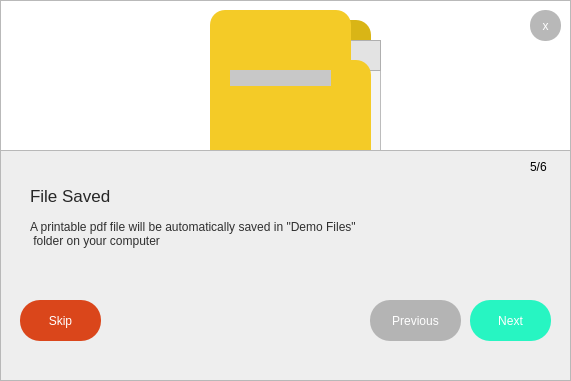
<?xml version="1.0" encoding="UTF-8"?>
<ui version="4.0">
 <class>Form</class>
 <widget class="QWidget" name="Form">
  <property name="geometry">
   <rect>
    <x>0</x>
    <y>0</y>
    <width>571</width>
    <height>381</height>
   </rect>
  </property>
  <property name="windowTitle">
   <string>Form</string>
  </property>
  <property name="styleSheet">
   <string notr="true">QWidget{
background-color: rgb(255, 255, 255);

}</string>
  </property>
  <widget class="QFrame" name="frame_5">
   <property name="geometry">
    <rect>
     <x>0</x>
     <y>150</y>
     <width>571</width>
     <height>231</height>
    </rect>
   </property>
   <property name="styleSheet">
    <string notr="true">QFrame{
background-color: rgb(238, 238, 238);
border-bottom-width: 1;
border-left-width: 1;
border-right-width: 1;
border-bottom-style: solid;
border-left-style: solid;
border-right-style: solid;
border-color: rgb(185, 185, 185);
}</string>
   </property>
   <property name="frameShape">
    <enum>QFrame::StyledPanel</enum>
   </property>
   <property name="frameShadow">
    <enum>QFrame::Raised</enum>
   </property>
   <widget class="QLabel" name="label_12">
    <property name="geometry">
     <rect>
      <x>30</x>
      <y>20</y>
      <width>241</width>
      <height>51</height>
     </rect>
    </property>
    <property name="font">
     <font>
      <family>Nirmala UI</family>
      <pointsize>13</pointsize>
      <weight>9</weight>
      <italic>false</italic>
      <bold>false</bold>
     </font>
    </property>
    <property name="styleSheet">
     <string notr="true">QLabel{
	border-left-color: rgb(238, 238, 238);
	
	border-right-color: rgb(238, 238, 238);
	border-bottom-color: rgb(238, 238, 238);
	font: 75 13pt &quot;Nirmala UI&quot;;
	color: rgb(39, 39, 39);
}</string>
    </property>
    <property name="text">
     <string>File Saved</string>
    </property>
    <property name="alignment">
     <set>Qt::AlignLeading|Qt::AlignLeft|Qt::AlignVCenter</set>
    </property>
   </widget>
   <widget class="QLabel" name="label_13">
    <property name="geometry">
     <rect>
      <x>30</x>
      <y>70</y>
      <width>531</width>
      <height>91</height>
     </rect>
    </property>
    <property name="layoutDirection">
     <enum>Qt::LeftToRight</enum>
    </property>
    <property name="styleSheet">
     <string notr="true">QLabel{
	
	border-left-color: rgb(238, 238, 238);
	
	border-right-color: rgb(238, 238, 238);
	border-bottom-color: rgb(238, 238, 238);
	font: 25 11pt &quot;Microsoft YaHei Light&quot;;
	
	color: rgb(47, 47, 47);
}</string>
    </property>
    <property name="text">
     <string>A printable pdf file will be automatically saved in &quot;Demo Files&quot;
 folder on your computer </string>
    </property>
    <property name="alignment">
     <set>Qt::AlignLeading|Qt::AlignLeft|Qt::AlignTop</set>
    </property>
   </widget>
   <widget class="QLabel" name="label_14">
    <property name="geometry">
     <rect>
      <x>530</x>
      <y>10</y>
      <width>41</width>
      <height>31</height>
     </rect>
    </property>
    <property name="layoutDirection">
     <enum>Qt::LeftToRight</enum>
    </property>
    <property name="styleSheet">
     <string notr="true">QLabel{
	border-left-color: rgb(238, 238, 238);
	
	border-bottom-color: rgb(238, 238, 238);
	
	font: 25 11pt &quot;Microsoft YaHei Light&quot;;
	
	
	color: rgb(0, 0, 0);
}</string>
    </property>
    <property name="text">
     <string>5/6</string>
    </property>
    <property name="alignment">
     <set>Qt::AlignLeading|Qt::AlignLeft|Qt::AlignTop</set>
    </property>
   </widget>
   <widget class="QPushButton" name="btn_next">
    <property name="geometry">
     <rect>
      <x>470</x>
      <y>150</y>
      <width>81</width>
      <height>41</height>
     </rect>
    </property>
    <property name="styleSheet">
     <string notr="true">QPushButton{
background-color: #27F5C2;
	color: rgb(255, 255, 255);
	
	font: 63 10pt &quot;Segoe UI Semibold&quot;;
border-radius: 20px;
}</string>
    </property>
    <property name="text">
     <string>Next</string>
    </property>
   </widget>
   <widget class="QPushButton" name="btn_skip">
    <property name="geometry">
     <rect>
      <x>20</x>
      <y>150</y>
      <width>81</width>
      <height>41</height>
     </rect>
    </property>
    <property name="styleSheet">
     <string notr="true">QPushButton{
background-color: #DA461B;
	color: rgb(255, 255, 255);
	
	font: 63 10pt &quot;Segoe UI Semibold&quot;;
border-radius: 20px;
}</string>
    </property>
    <property name="text">
     <string>Skip</string>
    </property>
   </widget>
   <widget class="QPushButton" name="btn_back">
    <property name="geometry">
     <rect>
      <x>370</x>
      <y>150</y>
      <width>91</width>
      <height>41</height>
     </rect>
    </property>
    <property name="styleSheet">
     <string notr="true">QPushButton{
background-color: rgb(180, 180, 180);
	color: rgb(255, 255, 255);
	
	font: 63 10pt &quot;Segoe UI Semibold&quot;;
border-radius: 20px;
}</string>
    </property>
    <property name="text">
     <string>Previous</string>
    </property>
   </widget>
  </widget>
  <widget class="QFrame" name="frame_6">
   <property name="geometry">
    <rect>
     <x>210</x>
     <y>10</y>
     <width>141</width>
     <height>161</height>
    </rect>
   </property>
   <property name="styleSheet">
    <string notr="true">QFrame{
background-color: #F4CB27;
border-radius: 15px;
}</string>
   </property>
   <property name="frameShape">
    <enum>QFrame::StyledPanel</enum>
   </property>
   <property name="frameShadow">
    <enum>QFrame::Raised</enum>
   </property>
   <widget class="QFrame" name="frame_14">
    <property name="geometry">
     <rect>
      <x>20</x>
      <y>60</y>
      <width>101</width>
      <height>16</height>
     </rect>
    </property>
    <property name="styleSheet">
     <string notr="true">QFrame{
background-color: rgb(200, 200, 200);
}</string>
    </property>
    <property name="frameShape">
     <enum>QFrame::StyledPanel</enum>
    </property>
    <property name="frameShadow">
     <enum>QFrame::Raised</enum>
    </property>
   </widget>
  </widget>
  <widget class="QFrame" name="frame_7">
   <property name="geometry">
    <rect>
     <x>230</x>
     <y>20</y>
     <width>141</width>
     <height>151</height>
    </rect>
   </property>
   <property name="styleSheet">
    <string notr="true">QFrame{
background-color: #D9B516;
border-radius: 15px;
}</string>
   </property>
   <property name="frameShape">
    <enum>QFrame::StyledPanel</enum>
   </property>
   <property name="frameShadow">
    <enum>QFrame::Raised</enum>
   </property>
  </widget>
  <widget class="QFrame" name="frame_9">
   <property name="geometry">
    <rect>
     <x>240</x>
     <y>40</y>
     <width>141</width>
     <height>141</height>
    </rect>
   </property>
   <property name="styleSheet">
    <string notr="true">QFrame{
background-color: rgb(244, 244, 244);
}</string>
   </property>
   <property name="frameShape">
    <enum>QFrame::StyledPanel</enum>
   </property>
   <property name="frameShadow">
    <enum>QFrame::Raised</enum>
   </property>
   <widget class="QFrame" name="frame_10">
    <property name="geometry">
     <rect>
      <x>110</x>
      <y>0</y>
      <width>31</width>
      <height>31</height>
     </rect>
    </property>
    <property name="styleSheet">
     <string notr="true">QFrame{
background-color: rgb(227, 227, 227);
}</string>
    </property>
    <property name="frameShape">
     <enum>QFrame::StyledPanel</enum>
    </property>
    <property name="frameShadow">
     <enum>QFrame::Raised</enum>
    </property>
   </widget>
  </widget>
  <widget class="QFrame" name="frame_8">
   <property name="geometry">
    <rect>
     <x>320</x>
     <y>60</y>
     <width>51</width>
     <height>121</height>
    </rect>
   </property>
   <property name="styleSheet">
    <string notr="true">QFrame{
background-color: #F4CB27;
border-radius: 15px;
}</string>
   </property>
   <property name="frameShape">
    <enum>QFrame::StyledPanel</enum>
   </property>
   <property name="frameShadow">
    <enum>QFrame::Raised</enum>
   </property>
  </widget>
  <widget class="QPushButton" name="btn_close">
   <property name="geometry">
    <rect>
     <x>530</x>
     <y>10</y>
     <width>31</width>
     <height>31</height>
    </rect>
   </property>
   <property name="styleSheet">
    <string notr="true">QPushButton{
background-color: rgb(184, 184, 184);
	
	color: rgb(255, 255, 255);
	
	
	font: 87 11pt &quot;Arial Black&quot;;
border-radius: 15px;

}</string>
   </property>
   <property name="text">
    <string>x</string>
   </property>
  </widget>
  <widget class="QFrame" name="frame_2">
   <property name="geometry">
    <rect>
     <x>0</x>
     <y>0</y>
     <width>571</width>
     <height>171</height>
    </rect>
   </property>
   <property name="styleSheet">
    <string notr="true">QFrame{
border-width: 1;
border-style: solid;
border-color: rgb(185, 185, 185);
}</string>
   </property>
   <property name="frameShape">
    <enum>QFrame::StyledPanel</enum>
   </property>
   <property name="frameShadow">
    <enum>QFrame::Raised</enum>
   </property>
  </widget>
  <zorder>frame_2</zorder>
  <zorder>frame_7</zorder>
  <zorder>frame_9</zorder>
  <zorder>frame_8</zorder>
  <zorder>frame_6</zorder>
  <zorder>frame_5</zorder>
  <zorder>btn_close</zorder>
 </widget>
 <resources/>
 <connections/>
</ui>
